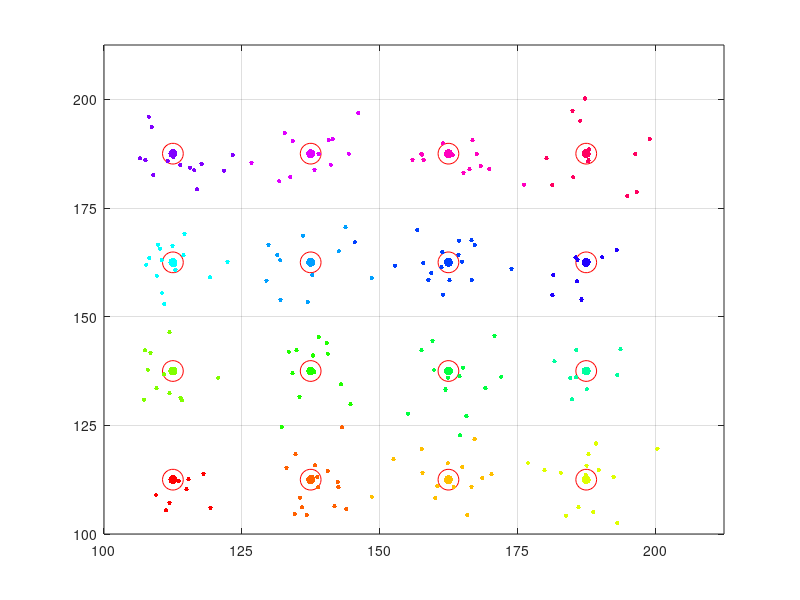

Write MATLAB code to recreate this figure.
% Use this script to generate 2D structured output data for training and
% testing purposes

clear all
close all

% All parameters go here
xLimits = [100 200];
yLimits = [100 200];

xLevels = 4;
yLevels = 4;

NumPoints = 200;
SamplingSDFactor = 1/5; % This decides how tight the Gaussian sampling should be. Smaller is tighter.
Type = 'Test'; % 'Train'
OutputFile = sprintf('%sData2D_Struct_%dLevels_%fSampling_%dPts', Type, xLevels, SamplingSDFactor, NumPoints)
OutDatFile = strcat(OutputFile, '.dat');
% All parameters END here

xBinSize = abs(diff(xLimits)) / xLevels;
yBinSize = abs(diff(xLimits)) / yLevels;
nGridPts = xLevels * yLevels;
PtColors = hsv(nGridPts);

fig = figure(1);
xDir = linspace(xLimits(1)+xBinSize/2, xLimits(2)+xBinSize/2, xLevels+1);
xDir(end) = [];
yDir = linspace(yLimits(1)+yBinSize/2, yLimits(2)+yBinSize/2, yLevels+1);
yDir(end) = [];
xIdx = 0:xLevels-1;
yIdx = 0:yLevels-1;
[X, Y] = ndgrid(xDir, yDir);
[XIdx, YIdx] = ndgrid(xIdx, yIdx);
BinGrid = cat(3, X, Y);
BinAddresses = cat(3, XIdx, YIdx);
BinGrid = reshape(BinGrid, nGridPts, 2);
BinAddresses = reshape(BinAddresses, nGridPts, 2);
plot(BinGrid(:, 1), BinGrid(:, 2), 'or', 'MarkerSize', 15), hold on
for i = 1:nGridPts
    plot(BinGrid(i, 1), BinGrid(i, 2), '.', 'MarkerSize', 20, 'color', PtColors(i, :)), hold on
end

% Generate random points
PerturbPt = [];
PerturbPtColIdx = [];
OutputMat = [];
for i = 1:NumPoints
    % Pick random bin address
    PtIdx = randi(nGridPts);
    BinAdd = BinGrid(PtIdx, :); % Uniform distribution
    % Now create a perturbed point that is around the bin address
    % Perturb = [rand*xBinSize - xBinSize/2, rand*yBinSize - yBinSize/2]; % Uniform
    Perturb = [normrnd(0, xBinSize*SamplingSDFactor), normrnd(0, yBinSize*SamplingSDFactor)]; % Normal
    PerturbPt = [PerturbPt; BinAdd + Perturb];
    PerturbPtColIdx = [PerturbPtColIdx; PtIdx];
    
    OutputMat = [OutputMat; BinAdd + Perturb, BinAddresses(PtIdx, :)];
    
    plot(PerturbPt(i, 1), PerturbPt(i, 2), '.', 'MarkerSize', 10, 'color', PtColors(PerturbPtColIdx(i), :)), hold on
end

% Write output
dlmwrite(OutDatFile, OutputMat, ' ');

xlim([xLimits(1), xLimits(2)+xBinSize/2])
ylim([yLimits(1), yLimits(2)+yBinSize/2])
set(gca,'xtick', [xLimits(1):xBinSize:xLimits(2)])
set(gca,'ytick', [yLimits(1):yBinSize:yLimits(2)])
grid on

saveas(fig, strcat(OutputFile, '.png'), 'png');
